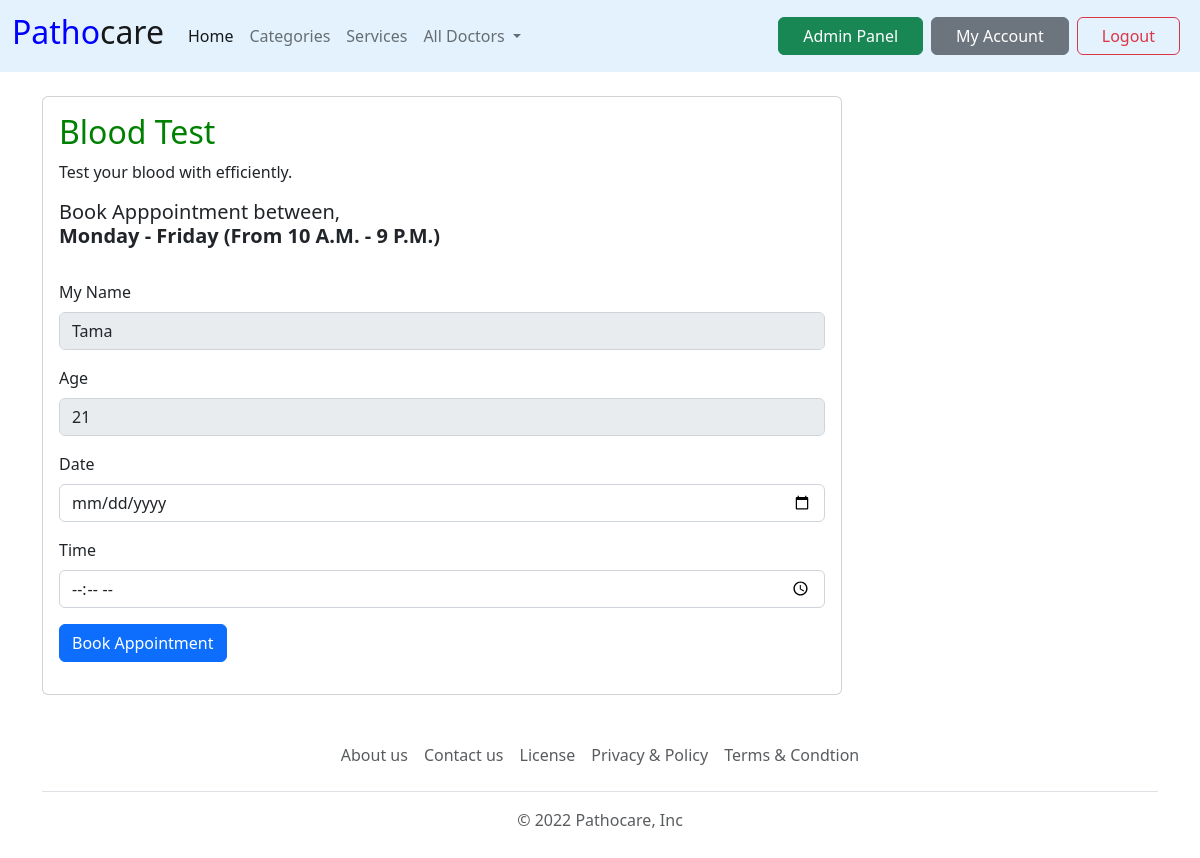
/pages/book-service.php?id=2 (signed in), run on the app's committed database.
### tables this page shows
CREATE TABLE `services` (
  `id` int(11) NOT NULL,
  `name` varchar(250) NOT NULL,
  `time` text NOT NULL,
  `details` varchar(250) NOT NULL
);

CREATE TABLE `users` (
  `id` int(5) NOT NULL,
  `name` varchar(25) NOT NULL,
  `password` varchar(250) NOT NULL,
  `phone_number` bigint(25) NOT NULL,
  `gender` int(2) NOT NULL,
  `age` int(3) NOT NULL,
  `address` varchar(100) NOT NULL
);

### auth.php (called while the page is built, shortened)
<?php
 require('connect.php');
if(isset($_COOKIE['user_id'])){
    $user_id=$_COOKIE['user_id'];
    $user_id=convert_uudecode($user_id);
    $sql="SELECT * FROM users WHERE id='$user_id';";
    $result=$connect->query($sql);
    $row=$result->fetch_assoc();
    if ($user_id===$row['id']) {
        $user_name=$row['name'];
        $user_age=$row['age'];
    }
    else{
        header("Location: login.php");
        exit();
    }
}
?>

### pages/book-service.php (the view, shortened to what this page needs)
<?php
    require_once('../auth.php');
?>
<!DOCTYPE html>
<html lang="en">
<head>
    <?php require_once('../header.php'); ?>
</head>
<body>
    <br>
    <div class="container">
    <?php
    if(isset($_REQUEST['id'])){
        $servid=$_REQUEST['id'];
        $sql="SELECT * FROM services WHERE id='$servid';";
        $result=$connect->query($sql);
        $row_serv=$result->fetch_assoc();
    ?>
        <div class="card" style="width: 50rem;">
        <div class="card-body">
        <h2> <span style="color:green;"><?php echo $row_serv['name']; ?></span></h2>
        <p><?php echo $row_serv['details']; ?></p>
        <h5 class="card-title">Book Apppointment between,<br><b><?php echo $row_serv['time']; ?></b></h5>
        <br>
        <form action="<?php echo htmlspecialchars($_SERVER["PHP_SELF"]);?>" method="POST">
            <div class="mb-3">
            <label for="exampleFormControlInput1" class="form-label">My Name</label>
            <input type="text" class="form-control" value="<?php echo $user_name; ?>" disabled>
            </div>
            <div class="mb-3">
            <label for="exampleFormControlInput1" class="form-label">Age</label>
            <input type="text" class="form-control" value="<?php echo $user_age; ?>" disabled>
            </div>
            <div class="mb-3">
            <label for="exampleFormControlInput1" class="form-label">Date</label>
            <input type="date" class="form-control" name="date" required>
            </div>
            <div class="mb-3">
            <label for="exampleFormControlInput1" class="form-label">Time</label>
            <input type="time" class="form-control" name="time" required>
            </div>
            <button type="submit" name="submit" class="btn btn-primary mb-3">Book Appointment</button>
        </form>
        </div>
        </div>
    </div>
    <?php
    }
    else{
        echo "<script>window.location.replace('profile.php');</script>Something Went Wrong!";
    }
    ?>
    <?php require_once('../footer.php'); ?>
</body>
</html>

### data on the page
services: name "Blood Test", details "Test your blood with efficiently.", time "Monday - Friday (From 10 A.M. - 9 P.M.)"
users: name "Tama", age "21"
